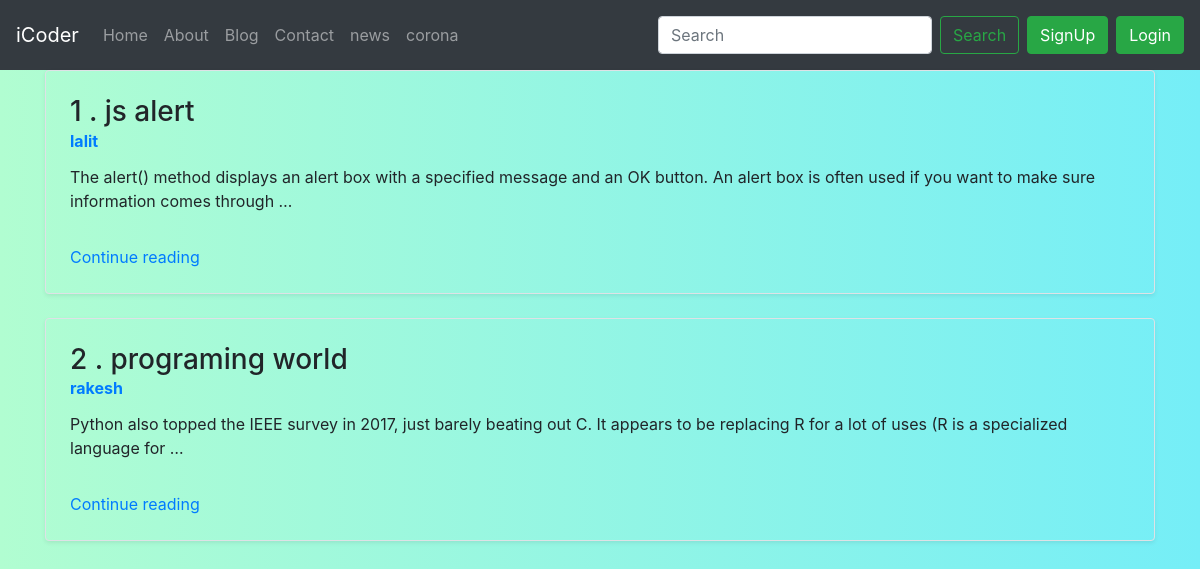
Screenshot of /blog/ with the database file from the repository.
### blog/models.py (models this page shows, shortened)
class Post(models.Model):
    sno = models.AutoField(primary_key=True)
    title = models.CharField(max_length=255)
    content = models.TextField()
    author = models.CharField(max_length=13)
    slug=models.CharField(max_length=130)
    timeStamp = models.DateTimeField(blank=True)

### blog/views.py (the view)
# urls.py: path('',views.blogHome,name="blogHome"),
def blogHome(request):
    allpost=Post.objects.all()
    context={
        'allpost':allpost
    }
    return render(request,'blog/blogHome.html',context)

### templates/blog/blogHome.html (shortened to what this page needs)
{% extends 'base.html' %}
{% block body %}
{% for post in allpost %}
<div class="container bg-grey">
<div class="row no-gutters border rounded overflow-hidden flex-md-row mb-4 shadow-sm h-md-250 position-relative">
<div class="col p-4 d-flex flex-column position-static">
          <h3 class="mb-0">{{post.sno}} . {{post.title}}</h3>
          <strong class="d-inline-block mb-2 text-primary">{{post.author}}</strong>
          <p class="card-text mb-auto">{{post.content|safe|truncatewords:"30"|linebreaks }}</p>
          <a href="/blog/{{post.slug}}" class="stretched-link" >Continue reading</a>
        </div>
        </div>
</div>
{% endfor %}
{% endblock body %}

### templates/blog/blogHome.html (style rules this page uses)
body { background: linear-gradient(to left,rgb(117, 238, 247),rgb(177, 253, 209)); }

### rows the page displays
Post: sno "1", title "js alert", author "lalit", content "The alert() method displays an alert box with a specified message and an OK button. An alert box is often used if you want to make sure information comes through …"
Post: sno "2", title "programing world", author "rakesh", content "Python also topped the IEEE survey in 2017, just barely beating out C. It appears to be replacing R for a lot of uses (R is a specialized language for …"
